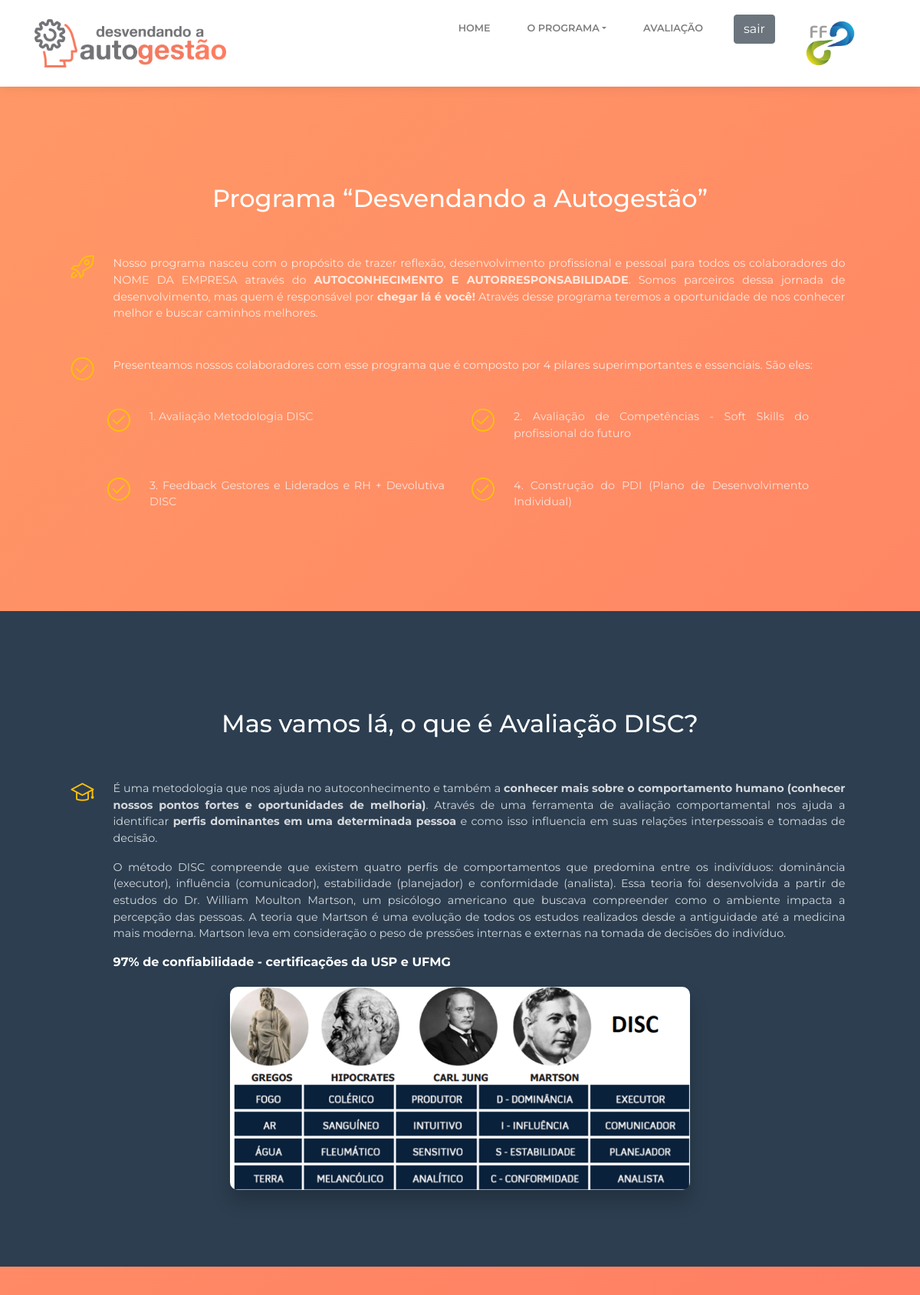
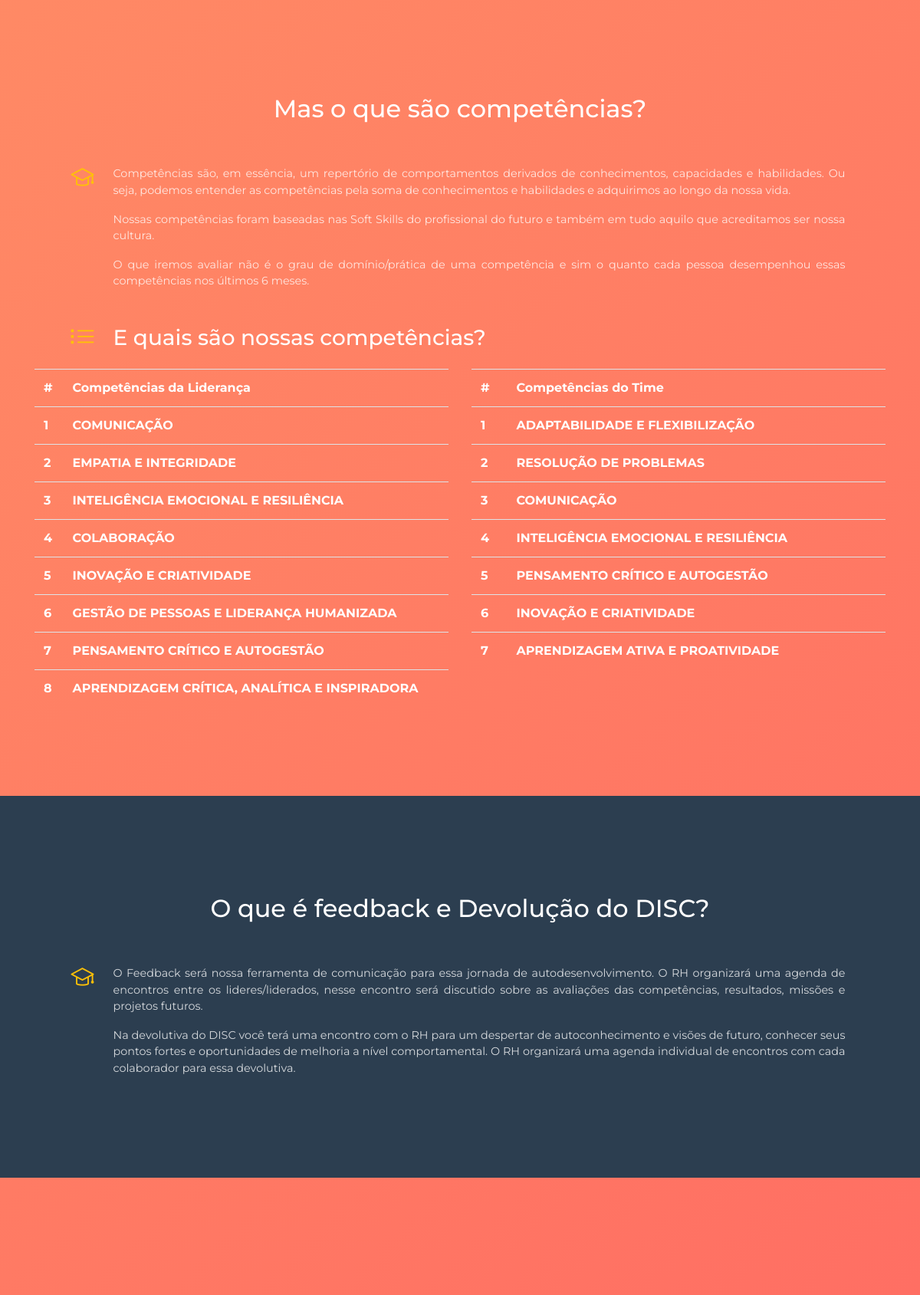
Page /index.php (signed in, upper part) on the committed database (2 pictures, top to bottom).
### tables this page shows
CREATE TABLE IF NOT EXISTS `questions` (
  `id` INT NOT NULL AUTO_INCREMENT,
  `numquestion` INT NULL,
  `question` MEDIUMTEXT NULL,
  `detailquestion` MEDIUMTEXT NULL,
  `type_id` INT NOT NULL,
  PRIMARY KEY (`id`),
  INDEX `fk_questions_type1_idx` (`type_id` ASC) VISIBLE,
  CONSTRAINT `fk_questions_type1`
    FOREIGN KEY (`type_id`)
    REFERENCES `type` (`id`)
    ON DELETE NO ACTION
    ON UPDATE NO ACTION);

### dao/questionsDaoIndex.php (called while the page is built, shortened)
<?php
    function listQuestionsLider(){
		$conn = conectar();
    	$sql = "select * from questions where type_id = 1";
		$result = mysqli_query($conn,$sql);
		return $result;
	}
	function listQuestionsLiderado(){
		$conn = conectar();
    	$sql = "select * from questions where type_id = 2";
		$result = mysqli_query($conn,$sql);
		return $result;
	}
?>

### index.php (the view, shortened to what this page needs)
<?php
    include_once('template/header.index.php');
    require_once('dao/questionsDaoIndex.php');
    $resultQuestionLider = listQuestionsLider();
    $resultQuestionLiderado = listQuestionsLiderado();
?>
    <section id="programa" class="degrade clean-block features text-white">
        <div class="container">
            <div class="block-heading">
                <h2>Programa “Desvendando a Autogestão”</h2>
            </div>
            <div class="row justify-content-center">
                <div class="col-md-11 feature-box"><i class="icon-rocket icon text-warning"></i>
                    <p>Nosso programa nasceu com o propósito de trazer reflexão, desenvolvimento profissional e pessoal para todos os colaboradores do NOME DA EMPRESA através do <b>AUTOCONHECIMENTO E AUTORRESPONSABILIDADE</b>. Somos parceiros dessa jornada de desenvolvimento, mas quem é responsável por <b>chegar lá é você!</b> Através desse programa teremos a oportunidade de nos conhecer melhor e buscar caminhos melhores.</p>
                </div>
                <div class="col-md-11 feature-box"><i class="icon-check icon text-warning"></i>
                    <p>Presenteamos nossos colaboradores com esse programa que é composto por 4 pilares superimportantes e essenciais. São eles:</p>
                </div>
                <div class="col-md-5 feature-box"><i class="icon-check icon text-warning"></i>
                    <a href="index.php#disc" class="text-light"><p>1. Avaliação Metodologia DISC</p></a>
                </div>
                <div class="col-md-5 feature-box"><i class="icon-check icon text-warning"></i>
                     <a href="index.php#competencias" class="text-light"><p>2. Avaliação de Competências - Soft Skills do profissional do futuro</p></a>
                </div>
                <div class="col-md-5 feature-box"><i class="icon-check icon text-warning"></i>
                     <a href="index.php#feedback" class="text-light"><p>3. Feedback Gestores e Liderados e RH + Devolutiva DISC</p></a>
                </div>
                <div class="col-md-5 feature-box"><i class="icon-check icon text-warning"></i>
                     <a href="index.php#pdi" class="text-light"><p>4. Construção do PDI (Plano de Desenvolvimento Individual)</p></a>
                </div>
            </div>
        </div>
    </section>
    <section id="disc" class="sem-degrade clean-block features text-white">
        <div class="container">
            <div class="block-heading">
                <h2>Mas vamos lá, o que é Avaliação DISC?</h2>
            </div>
            <div class="row justify-content-center">
                <div class="col-md-11 feature-box"><i class="icon-graduation icon text-warning"></i>
                    <p>É uma metodologia que nos ajuda no autoconhecimento e também a <b>conhecer mais sobre o comportamento humano (conhecer nossos pontos fortes e oportunidades de melhoria)</b>. Através de uma ferramenta de avaliação comportamental nos ajuda a identificar <b>perfis dominantes em uma determinada pessoa</b> e como isso influencia em suas relações interpessoais e tomadas de decisão.</p>
                    <p>O método DISC compreende que existem quatro perfis de comportamentos que predomina entre os indivíduos: dominância (executor), influência (comunicador), estabilidade (planejador) e conformidade (analista). Essa teoria foi desenvolvida a partir de estudos do Dr. William Moulton Martson, um psicólogo americano que buscava  compreender como o ambiente impacta a percepção das pessoas. A teoria que Martson é uma evolução de todos os estudos realizados desde a antiguidade até a medicina mais moderna. Martson leva em consideração o peso de pressões internas e externas na tomada de decisões do indivíduo.</p>
                    <h6><b>97% de confiabilidade - certificações da USP e UFMG</b></h6>
                </div>
                <img src="assets/img/disc/disc.png" width="600" height="auto" class="d-inline-block align-top img" loading="lazy" />
            </div>
        </div>
    </section>
    <section id="competencias" class="degrade clean-block features text-white">
        <div class="container">
            <div class="block-heading">
                <h2>Mas o que são competências?</h2>
            </div>
            <div class="row justify-content-center">
                <div class="col-md-11 feature-box"><i class="icon-graduation icon text-warning"></i>
                    <p>Competências são, em essência, um repertório de comportamentos derivados de conhecimentos, capacidades e habilidades. Ou seja, podemos entender as competências pela soma de conhecimentos e habilidades e adquirimos ao longo da nossa vida.</p>
                    <p>Nossas competências foram baseadas nas Soft Skills do profissional do futuro e também em tudo aquilo que acreditamos ser nossa cultura.</p>
                    <p>O que iremos avaliar não é o grau de domínio/prática de uma competência e sim o quanto cada pessoa desempenhou essas competências nos últimos 6 meses.</p>
                </div>
                <div class="col-md-11 feature-box"><i class="icon-list icon text-warning"></i>
                    <h3>E quais são nossas competências?</h3>
                </div>
                <div class="col-md-6">
                <table class="table table-hover">
                    <tbody>
                        <tr class="text-left">
                            <th scope="row">#</th>
                            <th scope="row">Competências da Liderança</th>
                        </tr>
                        <?php
                            while($question = mysqli_fetch_array($resultQuestionLider)){
                                echo '<tr class="text-left">';
                                    echo '<th scope="row">'.$question['numquestion'].'</th>';
                                    echo '<th scope="row">'.$question['question'].'</th>';
                                echo '</tr>';
                            }
                        ?>
                    </tbody>
                </table>
                </div>
                <div class="col-md-6">
                <table class="table table-hover">
                    <tbody>
                        <tr class="text-left">
                            <th scope="row">#</th>
                            <th scope="row">Competências do Time</th>
                        </tr>
                        <?php
                            while($question = mysqli_fetch_array($resultQuestionLiderado)){
                                echo '<tr class="text-left">';
                                    echo '<th scope="row">'.$question['numquestion'].'</th>';
                                    echo '<th scope="row">'.$question['question'].'</th>';
                                echo '</tr>';
                            }
                        ?>
                    </tbody>
                </table>
                </div>
            </div>
        </div>
    </section>
    <section id="feedback" class="sem-degrade clean-block features text-white">
        <div class="container">
            <div class="block-heading">
                <h2>O que é feedback e Devolução do DISC?</h2>
            </div>
            <div class="row justify-content-center">
                <div class="col-md-11 feature-box"><i class="icon-graduation icon text-warning"></i>
                    <p>O Feedback será nossa ferramenta de comunicação para essa jornada de autodesenvolvimento. O RH organizará uma agenda de encontros entre os lideres/liderados, nesse encontro será discutido sobre as avaliações das competências, resultados, missões e projetos futuros.</p>
                    <p>Na devolutiva do DISC você terá uma encontro com o RH para um despertar de autoconhecimento e visões de futuro, conhecer seus pontos fortes e oportunidades de melhoria a nível comportamental. O RH organizará uma agenda individual de encontros com cada colaborador para essa devolutiva.</p>
                </div>
            </div>
        </div>
    </section>
    <section id="pdi" class="degrade clean-block features text-white">
        <div class="container">
            <div class="block-heading">
            </div>
        </div>
    </section>
<?php
    include_once('template/footer.index.php');
?>

### assets/css/style.css (style rules this page uses)
.degrade { width: 100%; overflow: hidden; display: flex; justify-content: center; align-items: center; background: linear-gradient(-45deg, #ff5e62, #ff9966); background-attachment: fixed; overflow: hidden; position: relative; background-size: cover; text-align: justify; padding-top: 5rem; }
.sem-degrade { width: 100%; overflow: hidden; display: flex; justify-content: center; align-items: center; background: #2c3e50; background-attachment: fixed; overflow: hidden; position: relative; background-size: cover; text-align: justify; padding-top: 3rem; }
.img { border-radius: 10px; box-shadow: 0 15px 25px rgba(0,0,0,0.2); }
a { color: #fff; }

### rows in the picture
questions: numquestion "1", question "COMUNICAÇÃO"
questions: numquestion "2", question "EMPATIA E INTEGRIDADE"
questions: numquestion "3", question "INTELIGÊNCIA EMOCIONAL E RESILIÊNCIA"
questions: numquestion "4", question "COLABORAÇÃO"
questions: numquestion "5", question "INOVAÇÃO E CRIATIVIDADE"
questions: numquestion "6", question "GESTÃO DE PESSOAS E LIDERANÇA HUMANIZADA"
questions: numquestion "7", question "PENSAMENTO CRÍTICO E AUTOGESTÃO"
questions: numquestion "8", question "APRENDIZAGEM CRÍTICA, ANALÍTICA E INSPIRADORA"
questions: numquestion "1", question "ADAPTABILIDADE E FLEXIBILIZAÇÃO"
questions: numquestion "2", question "RESOLUÇÃO DE PROBLEMAS"
questions: numquestion "3", question "COMUNICAÇÃO"
questions: numquestion "4", question "INTELIGÊNCIA EMOCIONAL E RESILIÊNCIA"
questions: numquestion "5", question "PENSAMENTO CRÍTICO E AUTOGESTÃO"
questions: numquestion "6", question "INOVAÇÃO E CRIATIVIDADE"
questions: numquestion "7", question "APRENDIZAGEM ATIVA E PROATIVIDADE"
